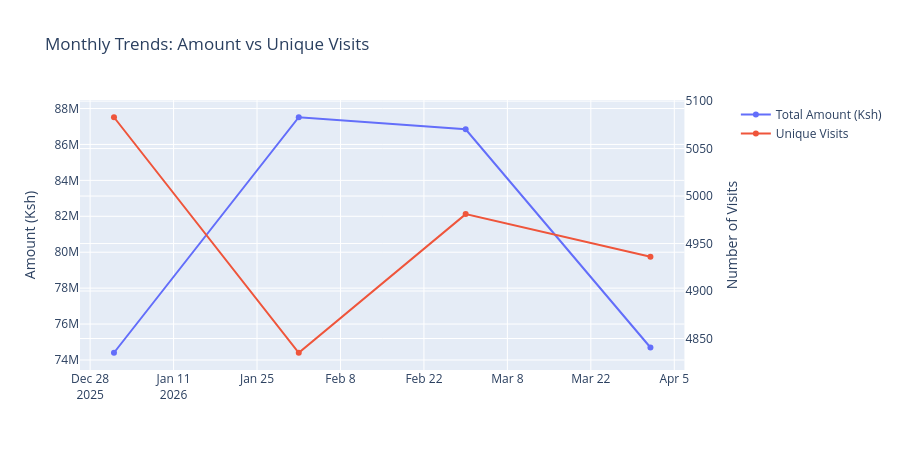

Notebook code cell kept with this figure:
### Markdown cell above
## 6. Monthly Trends

### Code cell
# Create month-period column
df['YEAR_MONTH'] = df['TRANSACTION DATE'].dt.to_period('M')

# Aggregate monthly
monthly = df.groupby('YEAR_MONTH').agg(
    TOTAL_AMOUNT=('AMOUNT', 'sum'),
    TOTAL_CLAIMS=('CLAIM ID', 'count'),
    UNIQUE_VISITS=('VISIT_KEY', 'nunique')
).reset_index()

monthly['YEAR_MONTH_STR'] = monthly['YEAR_MONTH'].astype(str)
monthly = monthly.sort_values('YEAR_MONTH')

print("### Monthly Summary\n")
display(monthly[['YEAR_MONTH_STR', 'TOTAL_AMOUNT', 'TOTAL_CLAIMS', 'UNIQUE_VISITS']])

# Line chart (dual axis)
fig = make_subplots(specs=[[{"secondary_y": True}]])

fig.add_trace(go.Scatter(x=monthly['YEAR_MONTH_STR'], y=monthly['TOTAL_AMOUNT'],
                         name='Total Amount (Ksh)', mode='lines+markers'),
              secondary_y=False)
fig.add_trace(go.Scatter(x=monthly['YEAR_MONTH_STR'], y=monthly['UNIQUE_VISITS'],
                         name='Unique Visits', mode='lines+markers'),
              secondary_y=True)

fig.update_layout(title='Monthly Trends: Amount vs Unique Visits', height=450)
fig.update_yaxes(title_text='Amount (Ksh)', secondary_y=False)
fig.update_yaxes(title_text='Number of Visits', secondary_y=True)
fig.show()

### Figure 1 — Plotly figure (JSON) as saved in the notebook; plotly's stock layout.template omitted (floating-point values rounded to 4 significant figures)
{"data": [{"mode": "lines+markers", "name": "Total Amount (Ksh)", "type": "scatter", "x": ["2026-01", "2026-02", "2026-03", "2026-04"], "xaxis": "x", "y": [74400000.0, 87510000.0, 86840000.0, 74690000.0], "yaxis": "y"}, {"mode": "lines+markers", "name": "Unique Visits", "type": "scatter", "x": ["2026-01", "2026-02", "2026-03", "2026-04"], "xaxis": "x", "y": [5083, 4835, 4981, 4936], "yaxis": "y2"}], "layout": {"height": 450, "title": {"text": "Monthly Trends: Amount vs Unique Visits"}, "xaxis": {"anchor": "y", "domain": [0, 0.94]}, "yaxis": {"anchor": "x", "domain": [0, 1], "title": {"text": "Amount (Ksh)"}}, "yaxis2": {"anchor": "x", "overlaying": "y", "side": "right", "title": {"text": "Number of Visits"}}}}
